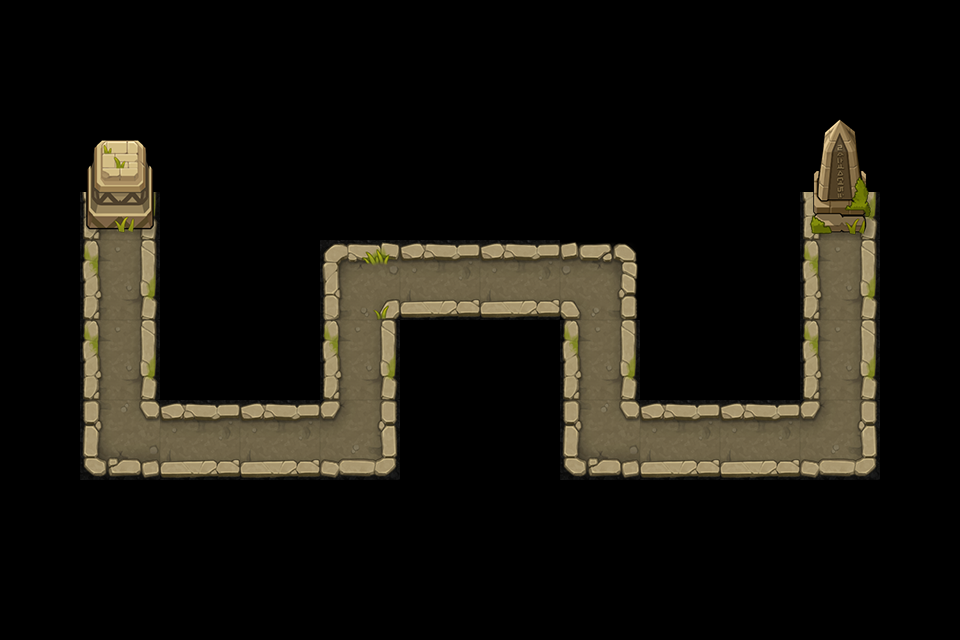

Rendered tile map (Tiled .tmx) drawn with the repository's tilesets; below, a short description and the map source with its tile grids summarised:
An orthogonal 12x8 tile map with 80x80 px tiles, 2 tile layers (road, object) and 15 objects (P0, P1, P2, P3, P4, ...).

<map version="1.0" tiledversion="1.0.3" orientation="orthogonal" renderorder="right-down" width="12" height="8" tilewidth="80" tileheight="80" nextobjectid="16">
 <tileset firstgid="1" name="huangye" tilewidth="80" tileheight="80" tilecount="15" columns="5">
  <image source="huangye.png" width="400" height="240" />
 </tileset>
 <layer name="road" width="12" height="8">
  <data>[96 cells, 20 non-empty, 7 distinct tile ids]</data>
 </layer>
 <layer name="object" width="12" height="8">
  <data>[96 cells, 4 non-empty, 4 distinct tile ids]</data>
 </layer>
 <objectgroup name="path" visible="0">
  <object id="1" name="P0" x="120" y="242" />
  <object id="2" name="P1" x="120" y="440" />
  <object id="3" name="P2" x="360" y="440" />
  <object id="4" name="P3" x="360" y="280" />
  <object id="5" name="P4" x="600" y="280" />
  <object id="6" name="P5" x="600" y="440" />
  <object id="7" name="P6" x="840" y="440" />
  <object id="8" name="P7" x="840" y="240" />
  <object id="9" name="O0" x="0" y="80" width="80" height="400" />
  <object id="10" name="O1" x="160" y="80" width="160" height="320" />
  <object id="11" name="O2" x="320" y="80" width="320" height="160" />
  <object id="12" name="O3" x="400" y="320" width="160" height="160" />
  <object id="13" name="O4" x="640" y="80" width="160" height="320" />
  <object id="14" name="O5" x="80" y="480" width="800" height="80" />
  <object id="15" name="O6" x="880" y="80" width="80" height="400" />
 </objectgroup>
</map>
